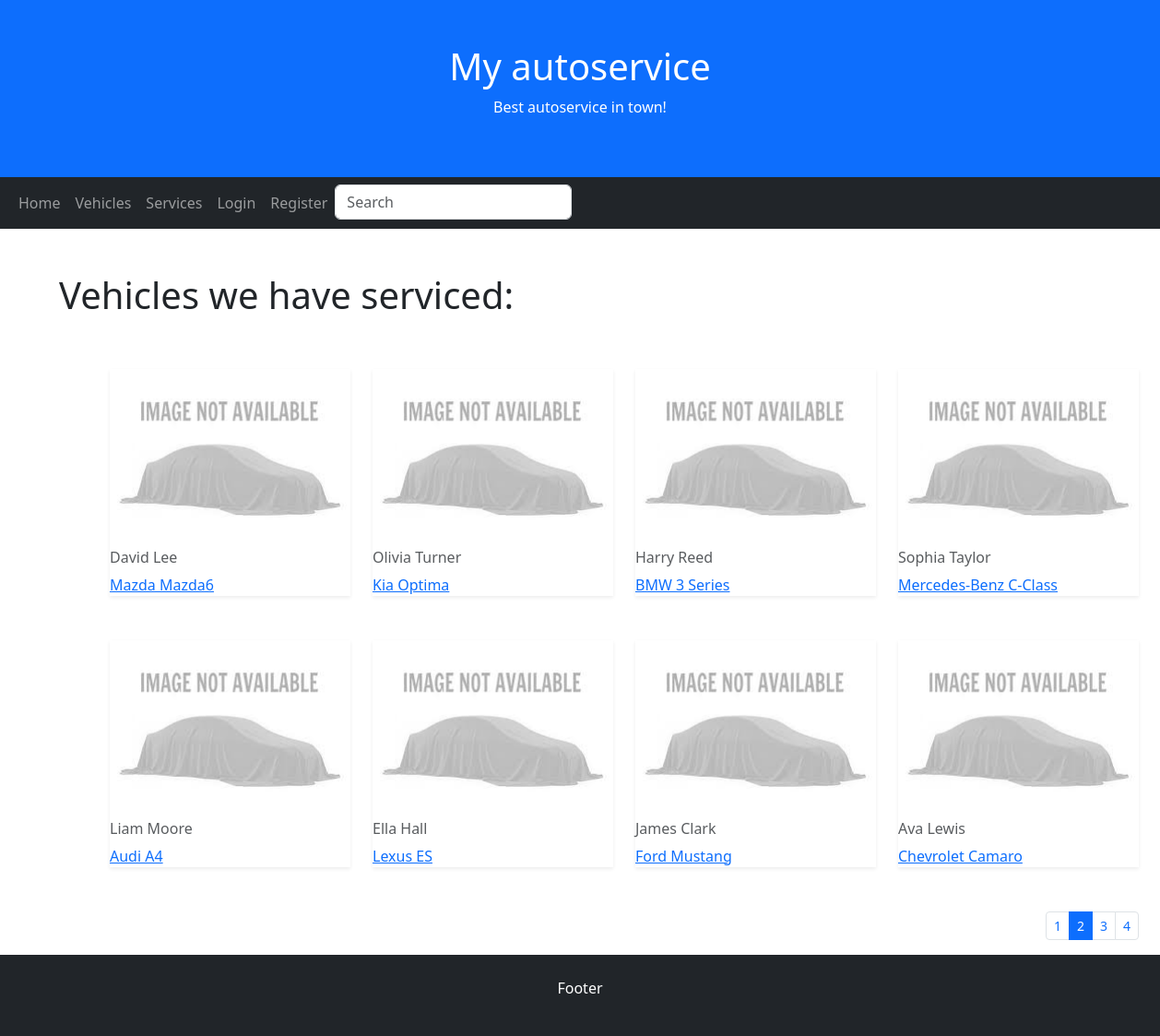
The app's page /autoservice/vehicles/?page=2 with its own data.
### autoservice/models.py (models this page shows, shortened)
class Vehicle(models.Model):
    model = models.ForeignKey(to='Model', on_delete=models.CASCADE)
    plate = models.CharField(verbose_name='Plate number', max_length=50, null=True, blank=True)
    vin = models.CharField(verbose_name='VIN number', max_length=50, null=True, blank=True)
    client = models.CharField(verbose_name='Client', max_length=50, null=True, blank=True)
    cover = models.ImageField('Cover', upload_to='covers', null=True, blank=True)
    class Meta:
        verbose_name = 'Vehicle'
        verbose_name_plural = 'Vehicles'

class Model(models.Model):
    make = models.CharField(verbose_name='Make', max_length=50, null=True, blank=True)
    model = models.CharField(verbose_name='Model', max_length=50, null=True, blank=True)
    desc = HTMLField(null=True, blank=True)
    def __str__(self):
        return f"{self.make} {self.model}"
    class Meta:
        verbose_name = 'Model'
        verbose_name_plural = 'Models'

### autoservice/views.py (the view)
# urls.py: path('vehicles/', views.vehicles, name='vehicles'),
def vehicles(request):
    paginator = Paginator(Vehicle.objects.all(), 8)
    page_number = request.GET.get('page')
    paged_vehicles = paginator.get_page(page_number)
    context = {
        'vehicles': paged_vehicles
    }
    return render(request, 'vehicles.html', context=context)

### autoservice/templates/vehicles.html (shortened to what this page needs)
{% extends "base.html" %}
{% block "content" %}
<h1 class="ms-3 mt-5">Vehicles we have serviced:</h1>
<br>
<br>
<div class="container">
    <div class="row">
        {% for vehicle in vehicles %}
            <div class="col-md-3 d-flex justify-content-evenly align-items-stretch">
                <div class="card-body mb-5 shadow-sm">
                    {% if vehicle.cover %}
                        {% load static %}
                    {% else %}
                        <img src="{% static 'img/no_image.png' %}" class="card-img-top d-block">
                    {% endif %}
                    <div class="card-footer">
                        <h6 class="card-subtitle mb-2 text-muted">{{ vehicle.client }}</h6>
                        <p class="card-text"><a href="{{ vehicle.id }}">{{ vehicle.model }}</a></p>
                    </div>
                </div>
            </div>
        {% endfor %}
    </div>
</div>
<div class="container pages">
    <nav aria-label="...">
        {% if vehicles.has_other_pages %}
        <ul class="pagination pagination-sm justify-content-end">
            {% for i in vehicles.paginator.page_range %}
            {% if vehicles.number == i %}
            <li class="page-item active">
                <a class="page-link">{{ i }}</a>
            </li>
            {% else %}
            <li class="page-item">
                <a class="page-link" href="?page={{ i }}">{{ i }}</a>
            </li>
            {% endif %}
            {% endfor %}
        </ul>
        {% endif %}
    </nav>
</div>
{% endblock %}

### records on screen
Vehicle: client "David Lee", model "Mazda Mazda6"
Vehicle: client "Olivia Turner", model "Kia Optima"
Vehicle: client "Harry Reed", model "BMW 3 Series"
Vehicle: client "Sophia Taylor", model "Mercedes-Benz C-Class"
Vehicle: client "Liam Moore", model "Audi A4"
Vehicle: client "Ella Hall", model "Lexus ES"
Vehicle: client "James Clark", model "Ford Mustang"
Vehicle: client "Ava Lewis", model "Chevrolet Camaro"

### other values on screen
{{ i }} "1" "3" "4"
{{ i }} "2"
